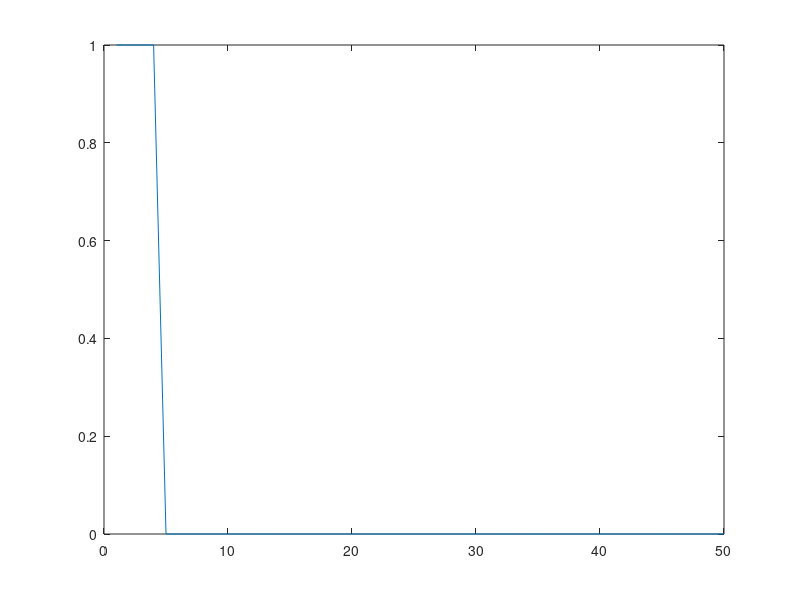

This chart was generated by the following MATLAB code:
clc;
clear;
close all;

X = [ 0 0 1 1; 0 1 0 1];
Y = [ 0 0 0 1];
W = [ 0 0 ];
b = 0;
iter=50;
alpha=0.05;

g = zeros(1,size(X, 2));
h = zeros(1,size(X, 2));
e = zeros(iter,1);

for t=1:iter
    for i=1:size(X, 2)
        g(i)= b + X(1,i)*W(1) + X(2,i)*W(2);
        h(i)= (g(i)>=0.5);
        if (h(i)~=Y(i))
            for j=1:size(X,1)
                W(j) = W(j) + (alpha*Y(i)*X(j,i));
            end
            b = b + (alpha*Y(i));
        end
    end
    e(t) = sum( (Y-h).^2);
end
plot(e)
W
b